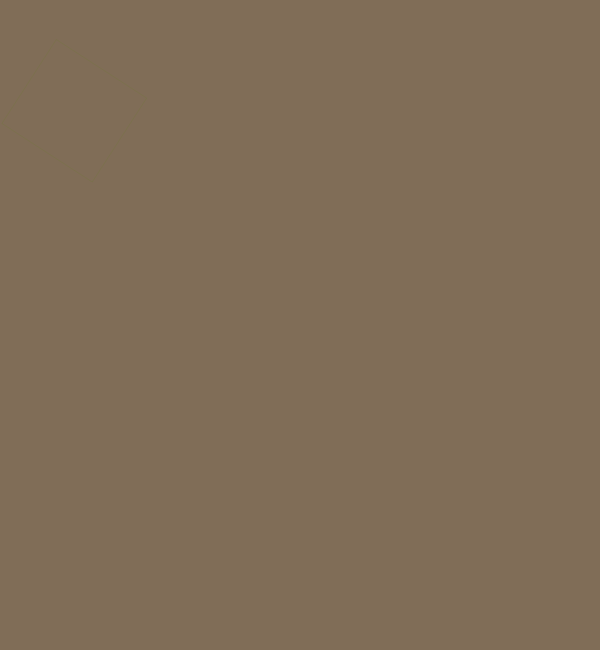
Frame 1 (no input)
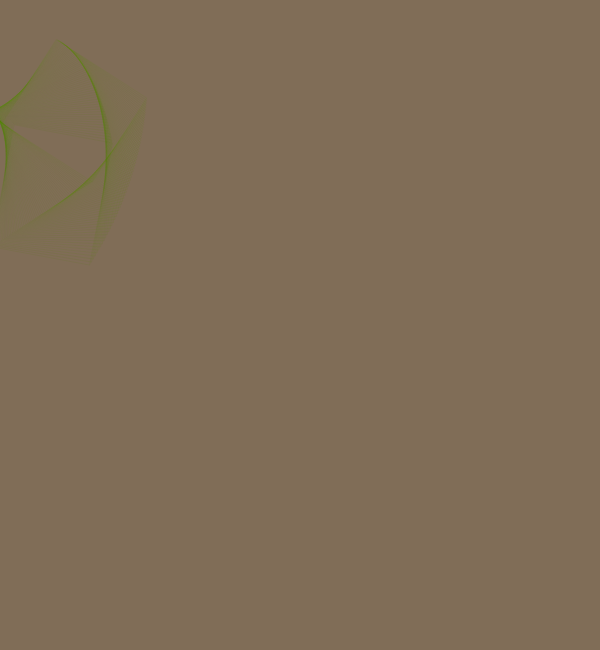
Frame 60 (no input)
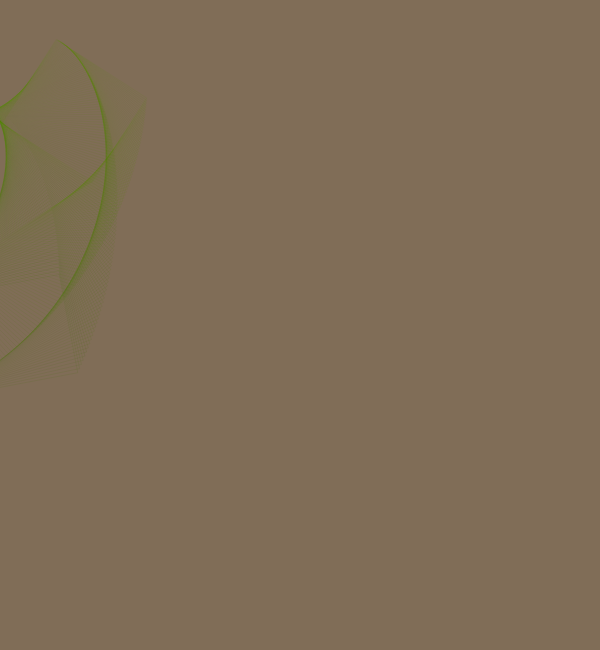
Frame 120 (the mouse pressed at the canvas centre since frame 60)

The p5.js sketch that drew these frames (run headless with seeded random() and noise() and a simulated clock; from frame 60 on, the mouse is pressed at the canvas centre):

// p5.js sketch
// ── sketch.js
var a = 2;

var b =0.301;

var aS = 0.004;

var bs = 0.001;

var count = 100;

 //source: http://digitaldesign.flause.org/?p=667

 var w = window, 
 wX = w.innerWidth,
 wY = w.innerHeight;

function setup() {

createCanvas(600,650);

smooth();

background(128, 109, 87);

noFill();

stroke(200,200);

}


function draw(){


if(count == 1) {

fill (255, 5);

//rect (0,0, width, height);

noFill();

count =10;

}

count ++;



translate(width/2,
height/7); // koordinatensystem im Mittelpunkt
translate(cos(a)*500, sin(b)*300);

rotate(a*5);

stroke(100*sin(a),
150*cos(b), 10*sin (a));

strokeWeight (0.1);

rect(0,0,100
+80*tan(pow(b, 2)),100);
// heart is rect

a += aS;

b += aS;

}
